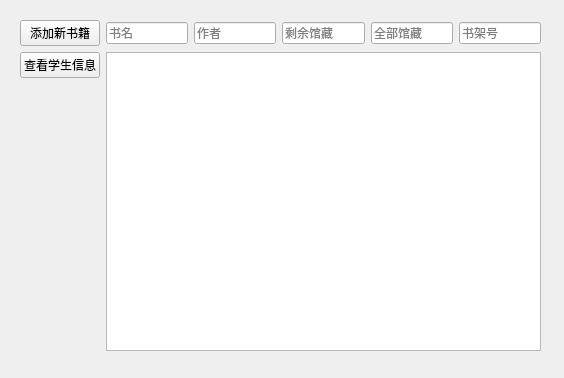
<?xml version="1.0" encoding="UTF-8"?>
<ui version="4.0">
 <class>librarianUI</class>
 <widget class="QWidget" name="librarianUI">
  <property name="geometry">
   <rect>
    <x>0</x>
    <y>0</y>
    <width>564</width>
    <height>378</height>
   </rect>
  </property>
  <property name="windowTitle">
   <string>图书管理员端</string>
  </property>
  <property name="windowIcon">
   <iconset resource="apprcc.qrc">
    <normaloff>:/pic/images/librarian icon.ico</normaloff>:/pic/images/librarian icon.ico</iconset>
  </property>
  <widget class="QWidget" name="">
   <property name="geometry">
    <rect>
     <x>20</x>
     <y>20</y>
     <width>521</width>
     <height>331</height>
    </rect>
   </property>
   <layout class="QGridLayout" name="gridLayout">
    <item row="0" column="3">
     <widget class="QLineEdit" name="addState_ld">
      <property name="text">
       <string/>
      </property>
      <property name="placeholderText">
       <string>剩余馆藏</string>
      </property>
     </widget>
    </item>
    <item row="0" column="2">
     <widget class="QLineEdit" name="addAuthor_ld">
      <property name="text">
       <string/>
      </property>
      <property name="placeholderText">
       <string>作者</string>
      </property>
     </widget>
    </item>
    <item row="1" column="0">
     <widget class="QPushButton" name="studentInformation_btn">
      <property name="text">
       <string>查看学生信息</string>
      </property>
     </widget>
    </item>
    <item row="0" column="4">
     <widget class="QLineEdit" name="addAmount_ld">
      <property name="text">
       <string/>
      </property>
      <property name="placeholderText">
       <string>全部馆藏</string>
      </property>
     </widget>
    </item>
    <item row="1" column="1" rowspan="2" colspan="5">
     <widget class="QListView" name="studentInformation_lv"/>
    </item>
    <item row="0" column="1">
     <widget class="QLineEdit" name="addName_ld">
      <property name="text">
       <string/>
      </property>
      <property name="placeholderText">
       <string>书名</string>
      </property>
     </widget>
    </item>
    <item row="0" column="5">
     <widget class="QLineEdit" name="addPosition_ld">
      <property name="text">
       <string/>
      </property>
      <property name="placeholderText">
       <string>书架号</string>
      </property>
     </widget>
    </item>
    <item row="0" column="0">
     <widget class="QPushButton" name="add_btn">
      <property name="text">
       <string>添加新书籍</string>
      </property>
     </widget>
    </item>
   </layout>
  </widget>
 </widget>
 <resources>
  <include location="apprcc.qrc"/>
 </resources>
 <connections/>
</ui>
